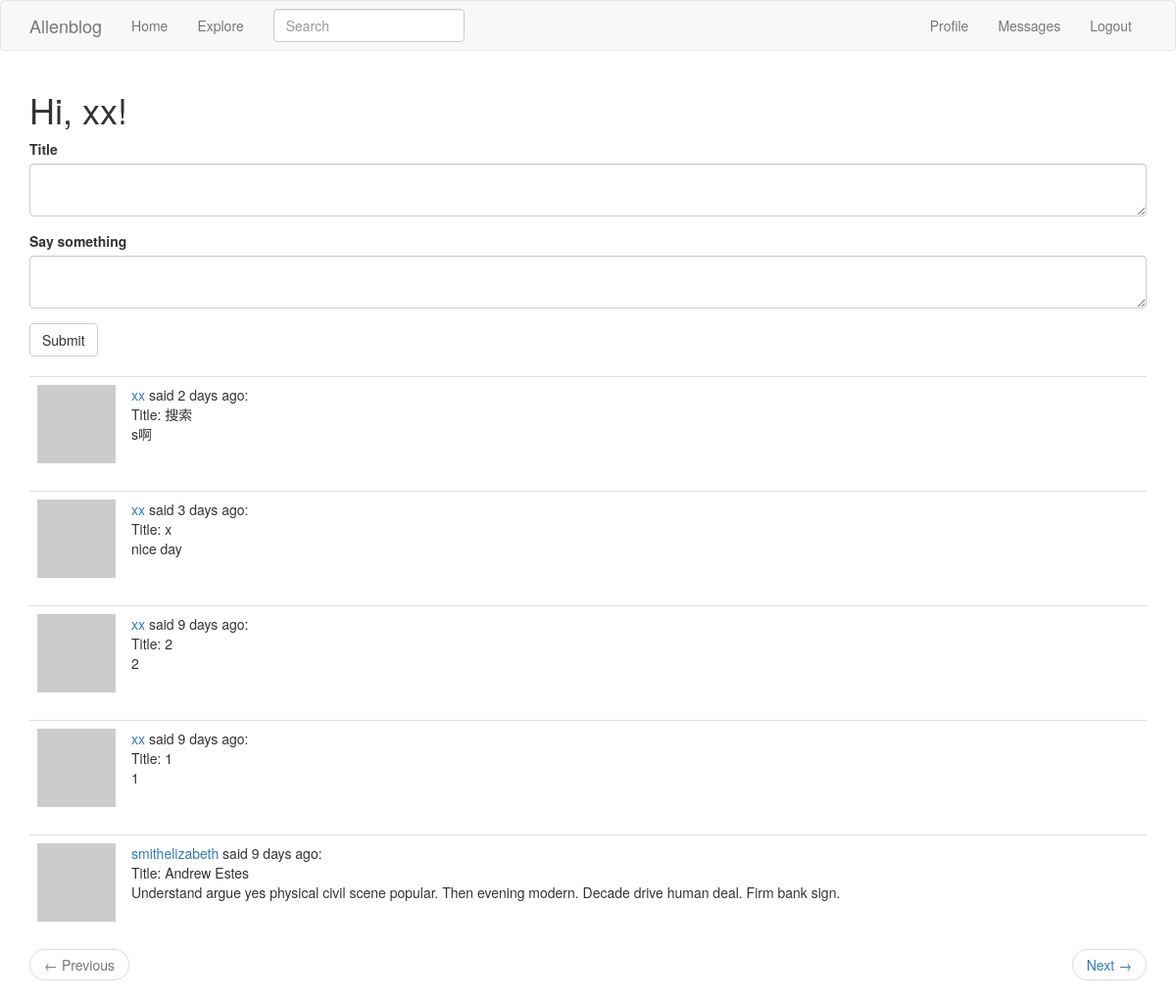
Screenshot of /index/ (signed in) with the database file from the repository.
### app/models.py (models this page shows, shortened)
class User(db.Model, UserMixin):
    __tablename__ = 'user'
    id = db.Column(db.Integer, primary_key=True)
    username = db.Column(db.String(64), index=True, unique=True)
    email = db.Column(db.String(120), index=True, unique=True)
    password_hash = db.Column(db.String(128))
    posts = db.relationship('Post', backref='author', lazy='dynamic')
    about_me = db.Column(db.String(140))
    last_seen = db.Column(db.DateTime, default=datetime.utcnow)
    followed = db.relationship(
        'User', secondary=followers,
        primaryjoin=(followers.c.follower_id == id),
        secondaryjoin=(followers.c.followed_id == id),
        backref=db.backref('followers', lazy='dynamic'),
        lazy='dynamic'
    )
    messages_sent = db.relationship('Message', foreign_keys='Message.sender_id', backref='author', lazy='dynamic')
    messages_received = db.relationship('Message', foreign_keys='Message.recipient_id', backref='recipient', lazy='dynamic')
    last_message_read_time = db.column(db.DateTime)
    def avatar(self, size):
        digest = md5(self.email.lower().encode('utf-8')).hexdigest()
        return 'https://www.gravatar.com/avatar/{}?d=identicon&s={}'.format(digest, size)
    def followed_posts(self):
        followed = Post.query.join(
            followers, (followers.c.followed_id == Post.user_id)
        ).filter(followers.c.follower_id == self.id)
        own = Post.query.filter_by(user_id=self.id)
        return followed.union(own).order_by(Post.timestamp.desc())

class SearchableMixin(object):
    @classmethod
    def before_commit(cls, session):
        session._changes = {
            'add': list(session.new),
            'update': list(session.dirty),
            'delete': list(session.deleted)
        }
    @classmethod
    def after_commit(cls, session):
        for obj in session._changes['add']:
            if isinstance(obj, SearchableMixin):
                add_to_index(obj.__tablename__, obj)
        for obj in session._changes['update']:
            if isinstance(obj, SearchableMixin):
                add_to_index(obj.__tablename__, obj)
        for obj in session._changes['delete']:
            if isinstance(obj, SearchableMixin):
                remove_from_index(obj.__tablename__, obj)
        session._changes = None

class Post(SearchableMixin ,db.Model):
    __tablename__ = 'post'
    __searchable__ = ['body']
    id = db.Column(db.Integer, primary_key=True)
    title = db.Column(db.String(32), index=True)
    body = db.Column(db.String(140))
    timestamp = db.Column(db.DateTime, index=True, default=datetime.utcnow)
    user_id = db.Column(db.Integer, db.ForeignKey('user.id'))

### app/main/views.py (the view)
@main.route('/', methods=['GET', 'POST'])
@main.route('/index/', methods=['GET', 'POST'])
@login_required
def index():
    form = PostForm()
    if form.validate_on_submit():
        post = Post(title=form.title.data, body=form.body.data, author=current_user)
        db.session.add(post)
        db.session.commit()
        flash('You added a new post!')
        return redirect(url_for('main.index'))
    page = request.args.get('page', 1, type=int)
    posts = current_user.followed_posts().paginate(page, current_app.config['POSTS_PER_PAGE'], False)
    next_url = url_for('main.index', page=posts.next_num) if posts.has_next else None
    prev_url = url_for('main.index', page=posts.prev_num) if posts.has_prev else None
    return render_template('index.html', title='Home page', form=form, posts=posts.items, next_url=next_url,
                           prev_url=prev_url)

### app/main/forms.py
class SearchForm(FlaskForm):
    q = StringField('Search', validators=[DataRequired()])
    def __init__(self, *args, **kwargs):
        if 'formdata' not in kwargs:
            kwargs['formdata'] = request.args
        if 'csrf_enabled' not in kwargs:
            kwargs['csrf_enabled'] = False
        super(SearchForm, self).__init__(*args, **kwargs)

class PostForm(FlaskForm):
    title = TextAreaField('Title ', validators=[DataRequired(), Length(min=1, max=32)])
    body = TextAreaField('Say something ', validators=[DataRequired(), Length(min=1, max=140)])
    submit = SubmitField('Submit')

### app/main/views.py (called while the page is built)
@main.before_request
def before_request():
    if current_user.is_authenticated:
        current_user.last_seen = datetime.utcnow()
        db.session.commit()
        g.search_form = SearchForm()

### app/models.py (called while the page is built)
@login_manager.user_loader
def load_user(id):
    return User.query.get(int(id))

### app/templates/index.html
{% extends "base.html" %}
{% import 'bootstrap/wtf.html' as wtf %}
{% block app_content %}
    <h1>Hi, {{ current_user.username }}!</h1>
    {% if form %}
    {{ wtf.quick_form(form) }}
    <br>
    {% endif %}
    {% for post in posts %}
        {% include '_post.html' %}
    {% endfor %}
    {% include '_pagination.html' %}
{% endblock %}

### app/templates/_post.html
    <table class="table table-hover">
        <tr>
            <td width="70px">
                <span class="user_popup">
                    <a href="{{ url_for('main.user_profile', username=post.author.username) }}">
                        <img src="{{ post.author.avatar(70) }}" />
                    </a>
                 </span>
            </td>
            <td>
                <span class="user_popup">
                    <a href="{{ url_for('main.user_profile', username=post.author.username) }}">
                        {{ post.author.username }}
                    </a>
                </span>
                said {{ moment(post.timestamp).fromNow() }}:
                <br>
                Title: {{ post.title }}
                <br>
                {{ post.body }}
            </td>
        </tr>
    </table>

### rows the page displays
User: username "xx"
Post: author.username "xx", timestamp "2 days ago", title "搜索", body "s啊"
Post: author.username "xx", timestamp "3 days ago", title "x", body "nice day"
Post: author.username "xx", timestamp "9 days ago", title "2", body "2"
Post: author.username "xx", timestamp "9 days ago", title "1", body "1"
Post: author.username "smithelizabeth", timestamp "9 days ago", title "Andrew Estes", body "Understand argue yes physical civil scene popular. Then evening modern. Decade drive human deal. Firm bank sign."
